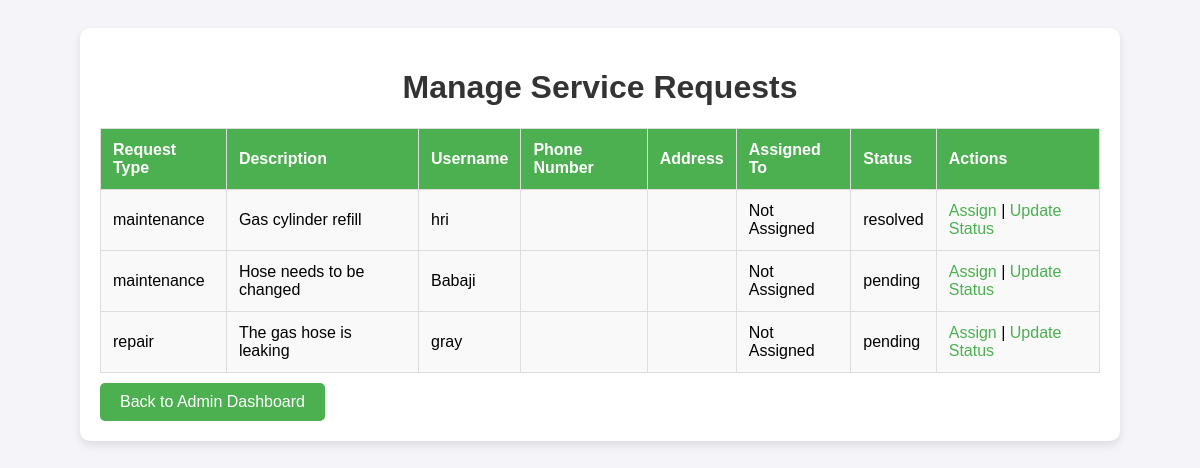
/service/manage/ (signed in), run on an earlier commit of the app's database.
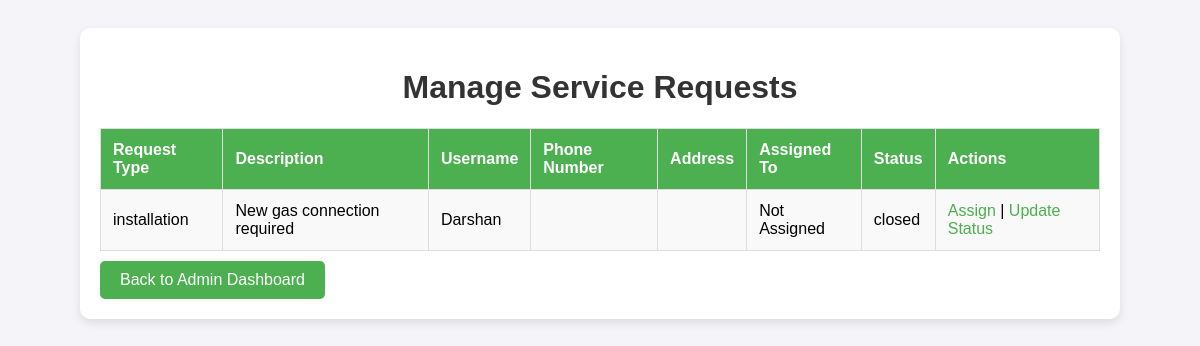
And on a later commit of the database.
### service/models.py (models this page shows, shortened)
class ServiceRequest(models.Model):
    REQUEST_TYPES = [
        ('installation', 'Installation'),
        ('maintenance', 'Maintenance'),
        ('repair', 'Repair'),
        ('other', 'Other'),
    ]
    STATUS_CHOICES = [
        ('pending', 'Pending'),
        ('in_progress', 'In Progress'),
        ('resolved', 'Resolved'),
        ('closed', 'Closed'),
    ]
    user = models.ForeignKey(settings.AUTH_USER_MODEL, on_delete=models.CASCADE, related_name='service_requests')  # User creating the request
    request_type = models.CharField(max_length=20, choices=REQUEST_TYPES)
    description = models.TextField()
    attachment = models.FileField(upload_to='attachments/', blank=True, null=True)  # Optional attachment
    status = models.CharField(max_length=20, choices=STATUS_CHOICES, default='pending')
    assigned_to = models.ForeignKey(settings.AUTH_USER_MODEL, on_delete=models.SET_NULL, null=True, blank=True, related_name='assigned_requests')  # Staff assignment
    created_at = models.DateTimeField(auto_now_add=True)
    updated_at = models.DateTimeField(auto_now=True)
    class Meta:
        ordering = ['-created_at']  # Orders by creation date, most recent first

### accounts/models.py (models this page shows, shortened)
class CustomUser(AbstractUser):
    full_name = models.CharField(max_length=255, blank=True, null=True)
    phone_number = models.CharField(max_length=15, blank=True, null=True)
    address = models.TextField(blank=True, null=True)

### service/views.py (the view)
# urls.py: path('manage/', views.manage_service_requests, name='manage_service_requests'),
@login_required
def manage_service_requests(request):
    service_requests = ServiceRequest.objects.all()
    return render(request, 'service/manage_service_requests.html', {'service_requests': service_requests})

### service/templates/service/manage_service_requests.html (shortened to what this page needs)
<!DOCTYPE html>
<html lang="en">
<head>
</head>
<body>
    <div class="container">
        <h1>Manage Service Requests</h1>
        <table>
            <thead>
                <tr>
                    <th>Request Type</th>
                    <th>Description</th>
                    <th>Username</th>
                    <th>Phone Number</th>
                    <th>Address</th>
                    <th>Assigned To</th>
                    <th>Status</th>
                    <th>Actions</th>
                </tr>
            </thead>
            <tbody>
                {% for request in service_requests %}
                <tr>
                    <td>{{ request.request_type }}</td>
                    <td>{{ request.description }}</td>
                    <td>{{ request.user.username }}</td>
                    <td>{{ request.user.profile.phone_number }}</td>
                    <td>{{ request.user.profile.address }}</td>
                    <td>
                        {% if request.assigned_to %}
                            {{ request.assigned_to.username }}
                        {% else %}
                            Not Assigned
                        {% endif %}
                    </td>
                    <td>{{ request.status }}</td>
                    <td>
                        <a href="{% url 'service:assign_service_request' request.id %}">Assign</a> |
                        <a href="{% url 'service:update_service_request_status' request.id %}">Update Status</a>
                    </td>
                </tr>
                {% endfor %}
            </tbody>
        </table>
        <a href="{% url 'service:admin_dashboard' %}" class="btn">Back to Admin Dashboard</a>
    </div>
</body>
</html>

### service/templates/service/manage_service_requests.html (style rules this page uses)
body { font-family: 'Arial', sans-serif; background-color: #f4f4f9; padding: 20px; box-sizing: border-box; }
.container { max-width: 1000px; margin: 0 auto; background-color: white; padding: 20px; border-radius: 10px; box-shadow: 0 4px 10px rgba(0, 0, 0, 0.1); }
h1 { text-align: center; color: #333; }
table { width: 100%; border-collapse: collapse; margin-top: 20px; }
table, th, td { border: 1px solid #ddd; }
th, td { padding: 12px; text-align: left; }
th { background-color: #4CAF50; color: white; }
td { background-color: #f9f9f9; }
a { color: #4CAF50; text-decoration: none; }
.btn { display: inline-block; margin-top: 10px; padding: 10px 20px; background-color: #4CAF50; color: white; border-radius: 5px; text-align: center; text-decoration: none; }

What changed in the data, as far as the page shows it:
removed ServiceRequest: request_type "maintenance", description "Gas cylinder refill", user.username "hri", shows "Not Assigned", status "resolved"
removed ServiceRequest: request_type "maintenance", description "Hose needs to be changed", user.username "Babaji", shows "Not Assigned", status "pending"
removed ServiceRequest: request_type "repair", description "The gas hose is leaking", user.username "gray", shows "Not Assigned", status "pending"
added ServiceRequest: request_type "installation", description "New gas connection required", user.username "Darshan", shows "Not Assigned", status "closed"
